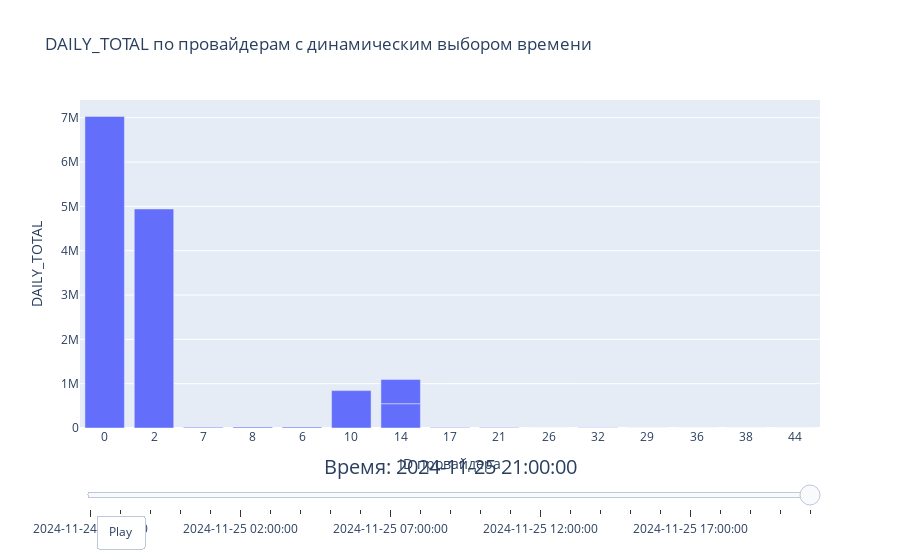

The notebook cell this image was saved under:
### Code cell
# Уникальные временные метки, отсортированные по возрастанию
time_values = sorted(df['TIME'].unique())

# Создаем фигуру
fig = go.Figure()

# Добавляем фреймы для анимации (для каждой временной метки)
frames = [
    go.Frame(
        data=[go.Bar(
            x=df[df['TIME'] == time]['ID'],  # ID провайдеров по оси X
            y=df[df['TIME'] == time]['DAILY_TOTAL'],  # Значения DAILY_TOTAL по оси Y
            name=str(time),  # Название для временной метки
        )],
        name=str(time)  # Название фрейма для времени
    ) 
    for time in time_values
]

# Добавляем первый фрейм для инициализации
fig.add_trace(go.Bar(
    x=df[df['TIME'] == time_values[0]]['ID'], 
    y=df[df['TIME'] == time_values[0]]['DAILY_TOTAL'],
))

# Шаги слайдера для управления анимацией
steps = [
    {
        'args': [
            [str(time)],  # Показывать данные для выбранного времени
            {
                'frame': {'duration': 300, 'redraw': True},  # Задержка на 300 мс
                'mode': 'immediate',
                'transition': {'duration': 300, 'easing': 'cubic-in-out'}
            }
        ],
        'label': str(time),  # Метка с временной меткой
        'method': 'animate'  # Метод анимации
    }
    for time in time_values
]

# Настройка слайдера
sliders = [
    {
        'active': 0,  # Начальный шаг слайдера
        'currentvalue': {
            'font': {'size': 20},
            'prefix': 'Время: ',
            'visible': True,
            'xanchor': 'center',
        },
        'pad': {'b': 10},
        'steps': steps,
    }
]

# Обновляем макет графика
fig.update_layout(
    title="DAILY_TOTAL по провайдерам с динамическим выбором времени",
    xaxis=dict(
        title='ID провайдера',
        type='category',  # Чтобы ID провайдеров отображались как категории
    ),
    yaxis=dict(
        title='DAILY_TOTAL',
    ),
    sliders=sliders,
    updatemenus=[{
        'buttons': [{
            'args': [None, {'frame': {'duration': 500, 'redraw': False}, 'mode': 'immediate', 'transition': {'duration': 0}}],
            'label': 'Play',
            'method': 'animate'
        }],
        'direction': 'left',
        'pad': {'r': 10, 't': 87},
        'showactive': False,
        'type': 'buttons',
        'x': 0.1,
        'xanchor': 'right',
        'y': 0,
        'yanchor': 'top'
    }],
    showlegend=False
)

# Добавляем фреймы
fig.frames = frames  # Интегрируем фреймы в график

# Отображаем график
fig.show()

### Figure 1 — Plotly figure (JSON) as saved in the notebook; plotly's stock layout.template omitted (floating-point values rounded to 4 significant figures)
{"data": [{"name": "2024-11-25 21:00:00", "type": "bar", "x": [0, 2, 7, 8, 6, 10, 14, 14, 17, 21, 26, 32, 29, 32, 36, 38, 44], "y": [7030000.0, 4941000.0, 18530.0, 22250.0, 22180.0, 843500.0, 548500.0, 548500.0, 9812.0, 10730.0, 0, 2590.0, 2590.0, 2590.0, 0, 0, 0]}], "layout": {"autosize": true, "dragmode": "select", "showlegend": false, "sliders": [{"active": 24, "currentvalue": {"font": {"size": 20}, "prefix": "Время: ", "visible": true, "xanchor": "center"}, "pad": {"b": 10}, "steps": [{"args": [["2024-11-24 21:00:00"], {"frame": {"duration": 300, "redraw": true}, "mode": "immediate", "transition": {"duration": 300, "easing": "cubic-in-out"}}], "label": "2024-11-24 21:00:00", "method": "animate"}, {"args": [["2024-11-24 22:00:00"], {"frame": {"duration": 300, "redraw": true}, "mode": "immediate", "transition": {"duration": 300, "easing": "cubic-in-out"}}], "label": "2024-11-24 22:00:00", "method": "animate"}, {"args": [["2024-11-24 23:00:00"], {"frame": {"duration": 300, "redraw": true}, "mode": "immediate", "transition": {"duration": 300, "easing": "cubic-in-out"}}], "label": "2024-11-24 23:00:00", "method": "animate"}, {"args": [["2024-11-25 00:00:00"], {"frame": {"duration": 300, "redraw": true}, "mode": "immediate", "transition": {"duration": 300, "easing": "cubic-in-out"}}], "label": "2024-11-25 00:00:00", "method": "animate"}, {"args": [["2024-11-25 01:00:00"], {"frame": {"duration": 300, "redraw": true}, "mode": "immediate", "transition": {"duration": 300, "easing": "cubic-in-out"}}], "label": "2024-11-25 01:00:00", "method": "animate"}, {"args": [["2024-11-25 02:00:00"], {"frame": {"duration": 300, "redraw": true}, "mode": "immediate", "transition": {"duration": 300, "easing": "cubic-in-out"}}], "label": "2024-11-25 02:00:00", "method": "animate"}, {"args": [["2024-11-25 03:00:00"], {"frame": {"duration": 300, "redraw": true}, "mode": "immediate", "transition": {"duration": 300, "easing": "cubic-in-out"}}], "label": "2024-11-25 03:00:00", "method": "animate"}, {"args": [["2024-11-25 04:00:00"], {"frame": {"duration": 300, "redraw": true}, "mode": "immediate", "transition": {"duration": 300, "easing": "cubic-in-out"}}], "label": "2024-11-25 04:00:00", "method": "animate"}, {"args": [["2024-11-25 05:00:00"], {"frame": {"duration": 300, "redraw": true}, "mode": "immediate", "transition": {"duration": 300, "easing": "cubic-in-out"}}], "label": "2024-11-25 05:00:00", "method": "animate"}, {"args": [["2024-11-25 06:00:00"], {"frame": {"duration": 300, "redraw": true}, "mode": "immediate", "transition": {"duration": 300, "easing": "cubic-in-out"}}], "label": "2024-11-25 06:00:00", "method": "animate"}, {"args": [["2024-11-25 07:00:00"], {"frame": {"duration": 300, "redraw": true}, "mode": "immediate", "transition": {"duration": 300, "easing": "cubic-in-out"}}], "label": "2024-11-25 07:00:00", "method": "animate"}, {"args": [["2024-11-25 08:00:00"], {"frame": {"duration": 300, "redraw": true}, "mode": "immediate", "transition": {"duration": 300, "easing": "cubic-in-out"}}], "label": "2024-11-25 08:00:00", "method": "animate"}, {"args": [["2024-11-25 09:00:00"], {"frame": {"duration": 300, "redraw": true}, "mode": "immediate", "transition": {"duration": 300, "easing": "cubic-in-out"}}], "label": "2024-11-25 09:00:00", "method": "animate"}, {"args": [["2024-11-25 10:00:00"], {"frame": {"duration": 300, "redraw": true}, "mode": "immediate", "transition": {"duration": 300, "easing": "cubic-in-out"}}], "label": "2024-11-25 10:00:00", "method": "animate"}, {"args": [["2024-11-25 11:00:00"], {"frame": {"duration": 300, "redraw": true}, "mode": "immediate", "transition": {"duration": 300, "easing": "cubic-in-out"}}], "label": "2024-11-25 11:00:00", "method": "animate"}, {"args": [["2024-11-25 12:00:00"], {"frame": {"duration": 300, "redraw": true}, "mode": "immediate", "transition": {"duration": 300, "easing": "cubic-in-out"}}], "label": "2024-11-25 12:00:00", "method": "animate"}, {"args": [["2024-11-25 13:00:00"], {"frame": {"duration": 300, "redraw": true}, "mode": "immediate", "transition": {"duration": 300, "easing": "cubic-in-out"}}], "label": "2024-11-25 13:00:00", "method": "animate"}, {"args": [["2024-11-25 14:00:00"], {"frame": {"duration": 300, "redraw": true}, "mode": "immediate", "transition": {"duration": 300, "easing": "cubic-in-out"}}], "label": "2024-11-25 14:00:00", "method": "animate"}, {"args": [["2024-11-25 15:00:00"], {"frame": {"duration": 300, "redraw": true}, "mode": "immediate", "transition": {"duration": 300, "easing": "cubic-in-out"}}], "label": "2024-11-25 15:00:00", "method": "animate"}, {"args": [["2024-11-25 16:00:00"], {"frame": {"duration": 300, "redraw": true}, "mode": "immediate", "transition": {"duration": 300, "easing": "cubic-in-out"}}], "label": "2024-11-25 16:00:00", "method": "animate"}, {"args": [["2024-11-25 17:00:00"], {"frame": {"duration": 300, "redraw": true}, "mode": "immediate", "transition": {"duration": 300, "easing": "cubic-in-out"}}], "label": "2024-11-25 17:00:00", "method": "animate"}, {"args": [["2024-11-25 18:00:00"], {"frame": {"duration": 300, "redraw": true}, "mode": "immediate", "transition": {"duration": 300, "easing": "cubic-in-out"}}], "label": "2024-11-25 18:00:00", "method": "animate"}, {"args": [["2024-11-25 19:00:00"], {"frame": {"duration": 300, "redraw": true}, "mode": "immediate", "transition": {"duration": 300, "easing": "cubic-in-out"}}], "label": "2024-11-25 19:00:00", "method": "animate"}, {"args": [["2024-11-25 20:00:00"], {"frame": {"duration": 300, "redraw": true}, "mode": "immediate", "transition": {"duration": 300, "easing": "cubic-in-out"}}], "label": "2024-11-25 20:00:00", "method": "animate"}, {"args": [["2024-11-25 21:00:00"], {"frame": {"duration": 300, "redraw": true}, "mode": "immediate", "transition": {"duration": 300, "easing": "cubic-in-out"}}], "label": "2024-11-25 21:00:00", "method": "animate"}]}], "title": {"text": "DAILY_TOTAL по провайдерам с динамическим выбором времени"}, "updatemenus": [{"active": 0, "buttons": [{"args": [null, {"frame": {"duration": 500, "redraw": false}, "mode": "immediate", "transition": {"duration": 0}}], "label": "Play", "method": "animate"}], "direction": "left", "pad": {"r": 10, "t": 87}, "showactive": false, "type": "buttons", "x": 0.1, "xanchor": "right", "y": 0, "yanchor": "top"}], "xaxis": {"autorange": true, "range": [-0.5, 17.5], "title": {"text": "ID провайдера"}, "type": "category"}, "yaxis": {"autorange": true, "range": [0, 8482000.0], "title": {"text": "DAILY_TOTAL"}, "type": "linear"}}}
